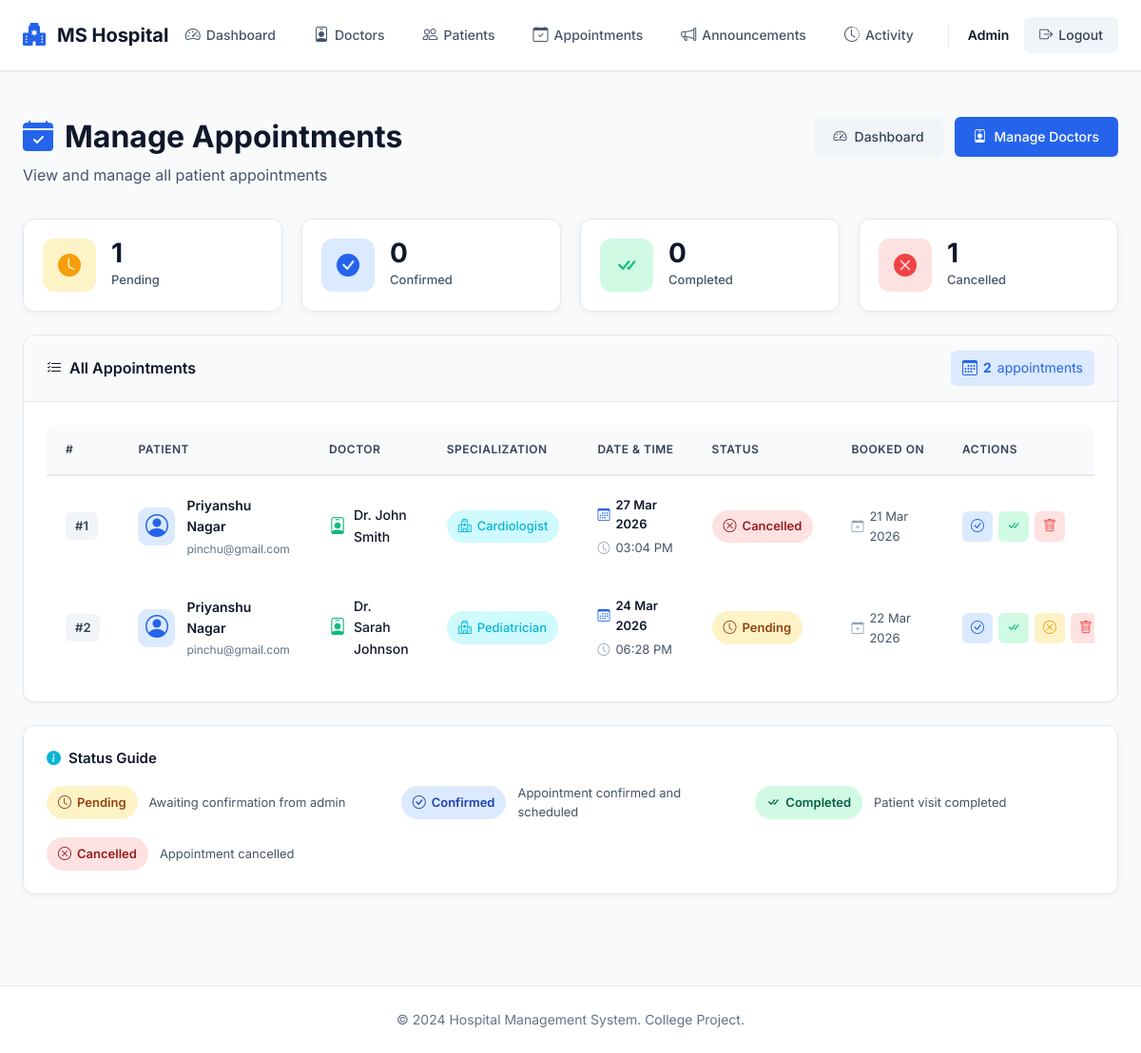
The page /admin/appointments (signed in) on the database as committed earlier.
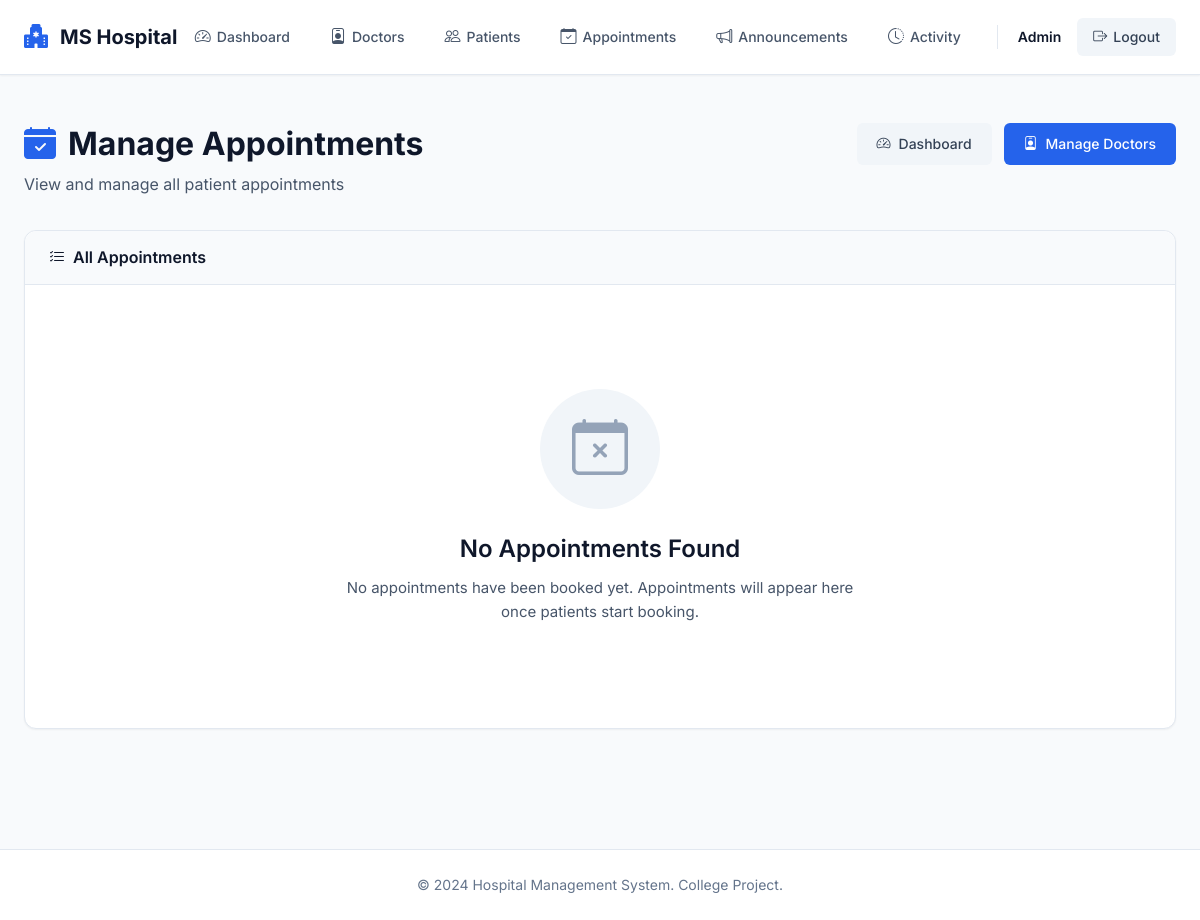
The same page on the database as committed later.
### models.py (models this page shows, shortened)
class Appointment(db.Model):
    __tablename__ = 'appointments'
    id = db.Column(db.Integer, primary_key=True)
    user_id = db.Column(db.Integer, db.ForeignKey('users.id'), nullable=False)
    doctor_id = db.Column(db.Integer, db.ForeignKey('doctors.id'), nullable=False)
    date = db.Column(db.DateTime, nullable=False)
    status = db.Column(db.String(20), nullable=False, default='pending')  # 'pending', 'confirmed', 'completed', 'cancelled'
    created_at = db.Column(db.DateTime, default=datetime.utcnow)

class User(UserMixin, db.Model):
    __tablename__ = 'users'
    id = db.Column(db.Integer, primary_key=True)
    name = db.Column(db.String(100), nullable=False)
    email = db.Column(db.String(120), unique=True, nullable=False)
    password_hash = db.Column(db.String(255), nullable=False)
    role = db.Column(db.String(20), nullable=False, default='user')  # 'user' or 'admin'
    created_at = db.Column(db.DateTime, default=datetime.utcnow)
    appointments = db.relationship('Appointment', backref='patient', lazy=True, cascade='all, delete-orphan')
    @property
    def is_admin(self):
        return self.role == 'admin'

class Doctor(db.Model):
    __tablename__ = 'doctors'
    id = db.Column(db.Integer, primary_key=True)
    name = db.Column(db.String(100), nullable=False)
    specialization = db.Column(db.String(100), nullable=False)
    available_days = db.Column(db.String(100), nullable=True)  # New field
    available_time = db.Column(db.String(100), nullable=True)  # New field
    created_at = db.Column(db.DateTime, default=datetime.utcnow)
    appointments = db.relationship('Appointment', backref='doctor', lazy=True, cascade='all, delete-orphan')

### admin.py (the view)
@admin_bp.route('/appointments')
@login_required
@admin_required
def appointments():
    all_appointments = Appointment.query.order_by(Appointment.date.desc()).all()
    return render_template('admin/appointments.html', appointments=all_appointments)

### admin.py (called while the page is built)
def admin_required(f):
    @wraps(f)
    def decorated_function(*args, **kwargs):
        if not current_user.is_admin:
            flash('Access denied. Admin privileges required.', 'danger')
            return redirect(url_for('user.dashboard'))
        return f(*args, **kwargs)
    return decorated_function

### app.py (called while the page is built)
@login_manager.user_loader
def load_user(user_id):
    return User.query.get(int(user_id))

### templates/admin/appointments.html (shortened to what the changed rows need)
{% extends "base.html" %}
{% block content %}
<div class="page-header">
    <div>
        <h1><i class="bi bi-calendar-check-fill"></i> Manage Appointments</h1>
    </div>
</div>
{% if appointments %}
<div class="stats-summary">
    <div class="summary-card stat-pending">
        <i class="bi bi-clock-fill"></i>
        <div class="summary-content">
            <div class="summary-value">{{ appointments|selectattr('status', 'equalto', 'pending')|list|length }}</div>
            <div class="summary-label">Pending</div>
        </div>
    </div>
    <div class="summary-card stat-confirmed">
        <i class="bi bi-check-circle-fill"></i>
        <div class="summary-content">
            <div class="summary-value">{{ appointments|selectattr('status', 'equalto', 'confirmed')|list|length }}</div>
            <div class="summary-label">Confirmed</div>
        </div>
    </div>
    <div class="summary-card stat-completed">
        <i class="bi bi-check-all"></i>
        <div class="summary-content">
            <div class="summary-value">{{ appointments|selectattr('status', 'equalto', 'completed')|list|length }}</div>
            <div class="summary-label">Completed</div>
        </div>
    </div>
    <div class="summary-card stat-cancelled">
        <i class="bi bi-x-circle-fill"></i>
        <div class="summary-content">
            <div class="summary-value">{{ appointments|selectattr('status', 'equalto', 'cancelled')|list|length }}</div>
            <div class="summary-label">Cancelled</div>
        </div>
    </div>
</div>
{% endif %}
<div class="card">
    <div class="card-header">
        <div class="card-header-content">
            <h3>
                <i class="bi bi-list-check"></i>
                All Appointments
            </h3>
            {% if appointments %}
            <div class="appointments-count">
                <i class="bi bi-calendar3"></i>
                <strong>{{ appointments|length }}</strong> appointment{{ 's' if appointments|length != 1 else '' }}
            </div>
            {% endif %}
        </div>
    </div>
    <div class="card-body table-wrapper">
        {% if appointments %}
            <div class="table-responsive">
                <table class="appointments-table">
                    <thead>
                        <tr>
                            <th>#</th>
                            <th>Patient</th>
                            <th>Doctor</th>
                            <th>Specialization</th>
                            <th>Date & Time</th>
                            <th>Status</th>
                            <th>Booked On</th>
                            <th>Actions</th>
                        </tr>
                    </thead>
                    <tbody>
                        {% for apt in appointments %}
                        <tr class="appointment-row">
                            <td>
                                <span class="id-badge">#{{ apt.id }}</span>
                            </td>
                            <td>
                                <div class="user-info">
                                    <div class="user-avatar">
                                        <i class="bi bi-person-circle"></i>
                                    </div>
                                    <div class="user-details">
                                        <span class="user-name">{{ apt.patient.name }}</span>
                                        <span class="user-email">{{ apt.patient.email }}</span>
                                    </div>
                                </div>
                            </td>
                            <td>
                                <div class="doctor-info">
                                    <i class="bi bi-person-badge"></i>
                                    <span>{{ apt.doctor.name }}</span>
                                </div>
                            </td>
                            <td>
                                <span class="specialization-badge">
                                    <i class="bi bi-hospital"></i>
                                    {{ apt.doctor.specialization }}
                                </span>
                            </td>
                            <td>
                                <div class="date-time">
                                    <div class="date">
                                        <i class="bi bi-calendar3"></i>
                                        {{ apt.date.strftime('%d %b %Y') }}
                                    </div>
                                    <div class="time">
                                        <i class="bi bi-clock"></i>
                                        {{ apt.date.strftime('%I:%M %p') }}
                                    </div>
                                </div>
                            </td>
                            <td>
                                <div class="status-wrapper">
                                    {% if apt.status == 'pending' %}
                                        <span class="status-badge status-pending">
                                            <i class="bi bi-clock"></i> Pending
                                        </span>
                                    {% elif apt.status == 'confirmed' %}
                                        <span class="status-badge status-confirmed">
                                            <i class="bi bi-check-circle"></i> Confirmed
                                        </span>
                                    {% elif apt.status == 'completed' %}
                                        <span class="status-badge status-completed">
                                            <i class="bi bi-check-all"></i> Completed
                                        </span>
                                    {% elif apt.status == 'cancelled' %}
                                        <span class="status-badge status-cancelled">
                                            <i class="bi bi-x-circle"></i> Cancelled
                                        </span>
                                    {% endif %}
                                </div>
                            </td>
                            <td>
                                <div class="booked-date">
                                    <i class="bi bi-calendar-plus"></i>
                                    {{ apt.created_at.strftime('%d %b %Y') }}
                                </div>
                            </td>
                            <td>
                                <div class="action-buttons">
                                    <div class="status-actions">
                                        {% if apt.status != 'confirmed' %}
                                        <a href="{{ url_for('admin.update_appointment_status', appointment_id=apt.id, status='confirmed') }}"
                                           class="btn-status btn-confirm"
                                           title="Confirm Appointment">
                                            <i class="bi bi-check-circle"></i>
                                        </a>
                                        {% endif %}
                                        {% if apt.status != 'completed' %}
                                        <a href="{{ url_for('admin.update_appointment_status', appointment_id=apt.id, status='completed') }}"
                                           class="btn-status btn-complete"
                                           title="Mark as Completed">
                                            <i class="bi bi-check-all"></i>
                                        </a>
                                        {% endif %}
                                        {% if apt.status != 'cancelled' %}
                                        <a href="{{ url_for('admin.update_appointment_status', appointment_id=apt.id, status='cancelled') }}"
                                           class="btn-status btn-cancel"
                                           title="Cancel Appointment">
                                            <i class="bi bi-x-circle"></i>
                                        </a>
                                        {% endif %}
                                        <a href="{{ url_for('admin.delete_appointment', appointment_id=apt.id) }}"
                                           class="btn-status btn-delete"
                                           onclick="return confirm('Are you sure you want to delete this appointment?')"
                                           title="Delete Appointment">
                                            <i class="bi bi-trash"></i>
                                        </a>
                                    </div>
                                </div>
                            </td>
                        </tr>
                        {% endfor %}
                    </tbody>
                </table>
            </div>
        {% else %}
            <div class="empty-state">
                <div class="empty-state-icon">
                    <i class="bi bi-calendar-x"></i>
                </div>
                <h3>No Appointments Found</h3>
                <p>No appointments have been booked yet. Appointments will appear here once patients start booking.</p>
            </div>
        {% endif %}
    </div>
</div>
{% if appointments %}
<div class="legend-card">
    <h6><i class="bi bi-info-circle-fill"></i> Status Guide</h6>
    <div class="legend-items">
        <div class="legend-item">
            <span class="status-badge status-pending">
                <i class="bi bi-clock"></i> Pending
            </span>
            <span class="legend-text">Awaiting confirmation from admin</span>
        </div>
        <div class="legend-item">
            <span class="status-badge status-confirmed">
                <i class="bi bi-check-circle"></i> Confirmed
            </span>
            <span class="legend-text">Appointment confirmed and scheduled</span>
        </div>
        <div class="legend-item">
            <span class="status-badge status-completed">
                <i class="bi bi-check-all"></i> Completed
            </span>
            <span class="legend-text">Patient visit completed</span>
        </div>
        <div class="legend-item">
            <span class="status-badge status-cancelled">
                <i class="bi bi-x-circle"></i> Cancelled
            </span>
            <span class="legend-text">Appointment cancelled</span>
        </div>
    </div>
</div>
{% endif %}
{% endblock %}

Rows that differ between the two databases and show on the page:
removed Appointment: id "1", patient.name "Priyanshu Nagar", patient.email "pinchu@gmail.com", doctor.name "Dr. John Smith", doctor.specialization "Cardiologist", date "27 Mar 2026", date "03:04 PM", status "cancelled" (drawn), created_at "21 Mar 2026"
removed Appointment: id "2", patient.name "Priyanshu Nagar", patient.email "pinchu@gmail.com", doctor.name "Dr. Sarah Johnson", doctor.specialization "Pediatrician", date "24 Mar 2026", date "06:28 PM", status "pending" (drawn), created_at "22 Mar 2026"
Other text that changed with them:
{{ appointments|selectattr('status', 'equalto', 'pending')|list|length }}: "1" → (not shown)
{{ appointments|selectattr('status', 'equalto', 'confirmed')|list|length }}: "0" → (not shown)
{{ appointments|selectattr('status', 'equalto', 'completed')|list|length }}: "0" → (not shown)
{{ appointments|selectattr('status', 'equalto', 'cancelled')|list|length }}: "1" → (not shown)
{{ appointments|length }}: "2" → (not shown)
{{ 's' if appointments|length != 1 else '' }}: "s" → (not shown)
text no longer shown: "Pending Confirmed Completed Cancelled appointment # PATIENT DOCTOR SPECIALIZATION DATE & TIME STATUS BOOKED ON ACTIONS Status Guide Pending Awaiting confirmation from admin Confirmed Appointment confirmed and scheduled Completed Patient visit completed Cancelled Appointment cancelled"
text now shown: "No Appointments Found No appointments have been booked yet. Appointments will appear here once patients start booking."
